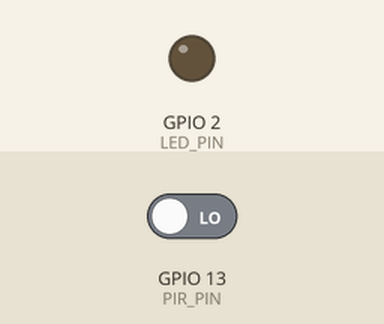
The sketch below on a simulated ESP32. Shown: output pins drawn as LEDs (lit = HIGH). Inputs (shaded band) come from the test bench; at power-on: GPIO 13 (PIR_PIN) LOW. WiFi joins after 1.5 s; servers stay silent unless stated; uploads are accepted with an empty reply; random numbers use the default seed unless the sketch sets one; what the sketch prints to the serial monitor is not drawn.

Above: at 2.9 s.
3.0 s: GPIO 13 (PIR_PIN) driven HIGH
At 4.2 s:
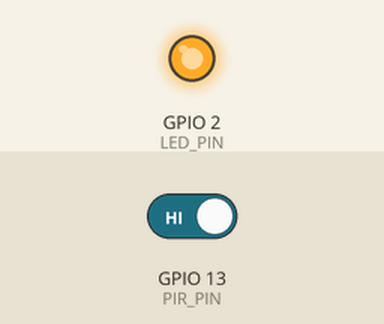
4.5 s: GPIO 13 (PIR_PIN) driven LOW
At 5.1 s:
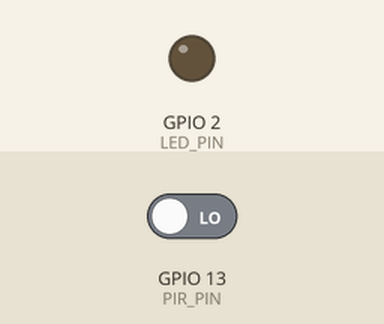
Timing chart, 0 to 7.5 s (numbered marks = the images above; inputs shaded):
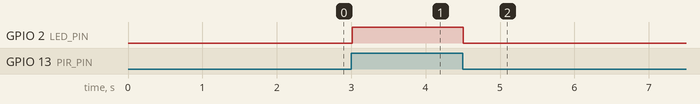

Measured:
- after the input at 3.0 s, GPIO 2 (LED_PIN): LOW → HIGH at once
- after the input at 4.5 s, GPIO 2 (LED_PIN): HIGH → LOW at once

The sketch:

esp32_sensor_node.ino
```cpp
/**
 * SmartHome AI — ESP32 Sensor Node Firmware Example
 * ==================================================
 * Target: ESP32 Dev Module (or compatible ESP8266 / RP2040 Pico W)
 * Modality: Ambient Motion (PIR HC-SR501 / AM312) + Temperature (DHT22 or Analog)
 *
 * Capabilities:
 * - Connects to Wi-Fi with auto-reconnection
 * - Sends JSON HTTP POST to SmartHome AI backend (/api/sensors/events)
 * - Sets source="hardware" to distinguish from simulator & dataset events
 * - Performs hardware interrupt debouncing to avoid signal chatter
 * - Sends periodic heartbeat pings to (/api/sensors/heartbeat) for connection diagnostics
 * - Supports optional X-Device-Token authentication
 */

#include <WiFi.h>
#include <HTTPClient.h>
#include <ArduinoJson.h>

// ─── Network Configuration ────────────────────────────────────────────────────
const char* WIFI_SSID     = "YOUR_WIFI_SSID";
const char* WIFI_PASSWORD = "YOUR_WIFI_PASSWORD";

// SmartHome AI Server Endpoint
// IMPORTANT: Replace "192.168.1.100" with the local network IPv4 address of the host PC running FastAPI!
// Run 'ipconfig' in Windows CMD/PowerShell to find your IPv4 address (e.g. 192.168.1.15).
// DO NOT use 127.0.0.1 or localhost — from the ESP32's viewpoint, 127.0.0.1 is the ESP32 itself.
const char* SERVER_BASE_URL = "http://192.168.1.100:8000/api";

// Optional Device Authentication Token (matches DEVICE_API_KEY on server, leave blank if disabled)
const char* DEVICE_TOKEN    = "";
const char* DEVICE_ID       = "esp32-living-room";

// ─── Pin Definitions ──────────────────────────────────────────────────────────
const int PIR_PIN = 13;   // Digital input from PIR sensor OUT pin
const int LED_PIN = 2;    // Onboard status LED

// ─── State & Timing Variables ─────────────────────────────────────────────────
volatile bool motionTriggered = false;
int lastSensorState = LOW;
unsigned long lastDebounceTime = 0;
const unsigned long DEBOUNCE_DELAY_MS = 500;  // 500ms hardware debounce

unsigned long lastHeartbeatTime = 0;
const unsigned long HEARTBEAT_INTERVAL_MS = 30000; // Send heartbeat every 30s

// Interrupt Service Routine for PIR Motion
void IRAM_ATTR handleMotionInterrupt() {
  motionTriggered = true;
}

void setup() {
  Serial.begin(115200);
  pinMode(PIR_PIN, INPUT_PULLDOWN);
  pinMode(LED_PIN, OUTPUT);
  digitalWrite(LED_PIN, LOW);

  attachInterrupt(digitalPinToInterrupt(PIR_PIN), handleMotionInterrupt, CHANGE);

  connectToWiFi();
}

void loop() {
  if (WiFi.status() != WL_CONNECTED) {
    connectToWiFi();
  }

  unsigned long currentMillis = millis();

  // 1. Process Motion Sensor Interrupts
  if (motionTriggered) {
    motionTriggered = false;
    int reading = digitalRead(PIR_PIN);

    if ((currentMillis - lastDebounceTime) > DEBOUNCE_DELAY_MS) {
      if (reading != lastSensorState) {
        lastSensorState = reading;
        lastDebounceTime = currentMillis;

        const char* stateStr = (reading == HIGH) ? "ON" : "OFF";
        float rawVal = (reading == HIGH) ? 1.0f : 0.0f;

        digitalWrite(LED_PIN, (reading == HIGH) ? HIGH : LOW);
        Serial.printf("[Sensor] Motion state changed to: %s\n", stateStr);

        sendSensorEvent("PIR_LIVING", "motion", stateStr, rawVal);
      }
    }
  }

  // 2. Periodic Connection Heartbeat
  if (currentMillis - lastHeartbeatTime >= HEARTBEAT_INTERVAL_MS) {
    lastHeartbeatTime = currentMillis;
    sendHeartbeat();
  }

  delay(20);
}

void connectToWiFi() {
  Serial.print("[WiFi] Connecting to ");
  Serial.println(WIFI_SSID);
  WiFi.mode(WIFI_STA);
  WiFi.begin(WIFI_SSID, WIFI_PASSWORD);

  int retries = 0;
  while (WiFi.status() != WL_CONNECTED && retries < 20) {
    delay(500);
    Serial.print(".");
    retries++;
  }

  if (WiFi.status() == WL_CONNECTED) {
    Serial.println("\n[WiFi] Connected! IP: " + WiFi.localIP().toString());
    sendHeartbeat(); // Immediate heartbeat on boot
  } else {
    Serial.println("\n[WiFi] Connection failed. Retrying in loop...");
  }
}

void sendSensorEvent(const char* sensorId, const char* sensorType, const char* sensorState, float rawVal) {
  if (WiFi.status() != WL_CONNECTED) return;

  HTTPClient http;
  String url = String(SERVER_BASE_URL) + "/sensors/events";
  http.begin(url);
  http.addHeader("Content-Type", "application/json");
  if (strlen(DEVICE_TOKEN) > 0) {
    http.addHeader("X-Device-Token", DEVICE_TOKEN);
  }

  // Generate a unique client event ID for idempotency/deduplication
  char eventId[64];
  snprintf(eventId, sizeof(eventId), "%s-%lu-%u", DEVICE_ID, millis(), (unsigned int)random(1000, 9999));

  // Construct JSON payload conforming to SmartHome AI schema
  StaticJsonDocument<384> doc;
  doc["event_id"] = eventId;
  doc["sensor_id"] = sensorId;
  doc["sensor_type"] = sensorType;
  doc["sensor_state"] = sensorState;
  doc["location"] = "Living Room";
  doc["source"] = "hardware"; // CRITICAL: Marks event as physical hardware
  doc["resident_id"] = "R1";
  doc["raw_value"] = rawVal;
  doc["device_id"] = DEVICE_ID;
  doc["device_node_id"] = DEVICE_ID;

  String requestBody;
  serializeJson(doc, requestBody);

  int httpCode = http.POST(requestBody);
  if (httpCode > 0) {
    String response = http.getString();
    Serial.printf("[HTTP] POST /sensors/events code: %d | Resp: %s\n", httpCode, response.c_str());
  } else {
    Serial.printf("[HTTP] POST failed, error: %s\n", http.errorToString(httpCode).c_str());
  }
  http.end();
}

void sendHeartbeat() {
  if (WiFi.status() != WL_CONNECTED) return;

  HTTPClient http;
  String url = String(SERVER_BASE_URL) + "/sensors/heartbeat";
  http.begin(url);
  http.addHeader("Content-Type", "application/json");
  if (strlen(DEVICE_TOKEN) > 0) {
    http.addHeader("X-Device-Token", DEVICE_TOKEN);
  }

  StaticJsonDocument<256> doc;
  doc["device_id"] = DEVICE_ID;
  doc["device_type"] = "esp32";
  doc["firmware_version"] = "1.0.0";
  doc["ip_address"] = WiFi.localIP().toString();
  doc["rssi"] = WiFi.RSSI();
  doc["status"] = "online";

  String requestBody;
  serializeJson(doc, requestBody);

  int httpCode = http.POST(requestBody);
  Serial.printf("[Heartbeat] Code: %d (RSSI: %d dBm)\n", httpCode, WiFi.RSSI());
  http.end();
}
```
